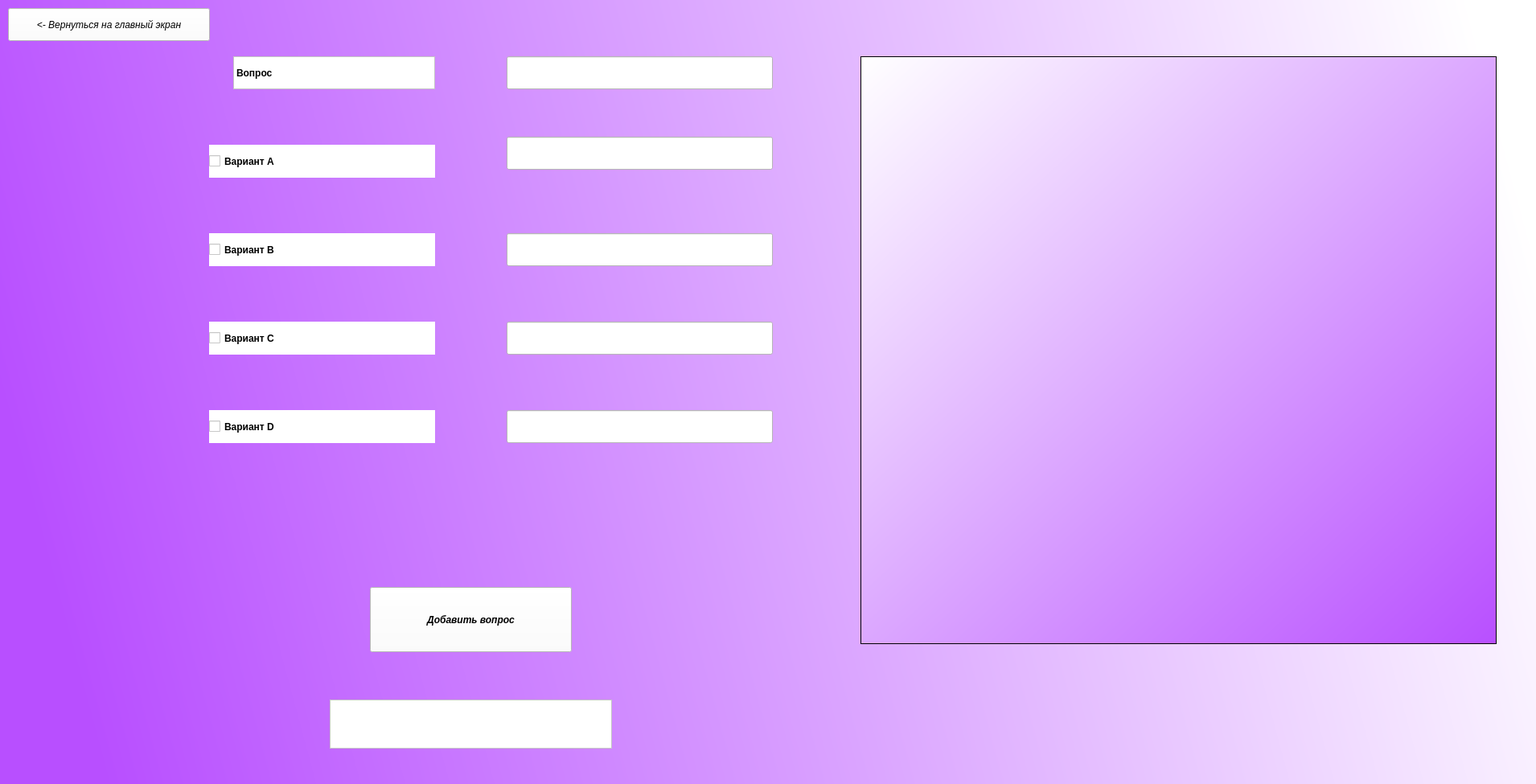
<?xml version="1.0" encoding="UTF-8"?>
<ui version="4.0">
 <class>Form</class>
 <widget class="QWidget" name="Form">
  <property name="geometry">
   <rect>
    <x>0</x>
    <y>0</y>
    <width>1910</width>
    <height>975</height>
   </rect>
  </property>
  <property name="windowTitle">
   <string>Режим редактирования</string>
  </property>
  <property name="styleSheet">
   <string notr="true">background-color:qlineargradient(spread:pad, x1:1, y1:0.357955, x2:0, y2:0.494773, stop:0 rgba(255, 255, 255, 255), stop:1 rgba(184, 79, 255, 255))</string>
  </property>
  <widget class="QLineEdit" name="lineEdit">
   <property name="geometry">
    <rect>
     <x>630</x>
     <y>70</y>
     <width>331</width>
     <height>41</height>
    </rect>
   </property>
   <property name="styleSheet">
    <string notr="true">background-color:rgb(255, 255, 255)</string>
   </property>
  </widget>
  <widget class="QLabel" name="label">
   <property name="geometry">
    <rect>
     <x>290</x>
     <y>70</y>
     <width>251</width>
     <height>41</height>
    </rect>
   </property>
   <property name="font">
    <font>
     <weight>75</weight>
     <bold>true</bold>
    </font>
   </property>
   <property name="styleSheet">
    <string notr="true">background-color:rgb(255, 255, 255)</string>
   </property>
   <property name="frameShape">
    <enum>QFrame::StyledPanel</enum>
   </property>
   <property name="text">
    <string>Вопрос</string>
   </property>
  </widget>
  <widget class="QLabel" name="label_4">
   <property name="geometry">
    <rect>
     <x>290</x>
     <y>400</y>
     <width>251</width>
     <height>41</height>
    </rect>
   </property>
   <property name="font">
    <font>
     <weight>75</weight>
     <bold>true</bold>
    </font>
   </property>
   <property name="styleSheet">
    <string notr="true">background-color:rgb(255, 255, 255)</string>
   </property>
   <property name="frameShape">
    <enum>QFrame::StyledPanel</enum>
   </property>
   <property name="text">
    <string>Вариант С</string>
   </property>
  </widget>
  <widget class="QLineEdit" name="lineEdit_2">
   <property name="geometry">
    <rect>
     <x>630</x>
     <y>170</y>
     <width>331</width>
     <height>41</height>
    </rect>
   </property>
   <property name="styleSheet">
    <string notr="true">background-color:rgb(255, 255, 255)</string>
   </property>
  </widget>
  <widget class="QLineEdit" name="lineEdit_3">
   <property name="geometry">
    <rect>
     <x>630</x>
     <y>290</y>
     <width>331</width>
     <height>41</height>
    </rect>
   </property>
   <property name="styleSheet">
    <string notr="true">background-color:rgb(255, 255, 255)</string>
   </property>
  </widget>
  <widget class="QLineEdit" name="lineEdit_4">
   <property name="geometry">
    <rect>
     <x>630</x>
     <y>400</y>
     <width>331</width>
     <height>41</height>
    </rect>
   </property>
   <property name="styleSheet">
    <string notr="true">background-color:rgb(255, 255, 255)</string>
   </property>
  </widget>
  <widget class="QLineEdit" name="lineEdit_5">
   <property name="geometry">
    <rect>
     <x>630</x>
     <y>510</y>
     <width>331</width>
     <height>41</height>
    </rect>
   </property>
   <property name="styleSheet">
    <string notr="true">background-color:rgb(255, 255, 255)</string>
   </property>
  </widget>
  <widget class="QPushButton" name="pushButton">
   <property name="geometry">
    <rect>
     <x>460</x>
     <y>730</y>
     <width>251</width>
     <height>81</height>
    </rect>
   </property>
   <property name="font">
    <font>
     <weight>75</weight>
     <italic>true</italic>
     <bold>true</bold>
    </font>
   </property>
   <property name="cursor">
    <cursorShape>PointingHandCursor</cursorShape>
   </property>
   <property name="styleSheet">
    <string notr="true">background-color:rgb(255, 255, 255)</string>
   </property>
   <property name="text">
    <string>Добавить вопрос</string>
   </property>
  </widget>
  <widget class="QTableView" name="tableView">
   <property name="geometry">
    <rect>
     <x>1070</x>
     <y>70</y>
     <width>791</width>
     <height>731</height>
    </rect>
   </property>
   <property name="styleSheet">
    <string notr="true">background-color:qlineargradient(spread:pad, x1:0, y1:0, x2:1, y2:1, stop:0 rgba(255, 255, 255, 255), stop:1 rgba(184, 79, 255, 255))</string>
   </property>
  </widget>
  <widget class="QLabel" name="label_7">
   <property name="geometry">
    <rect>
     <x>410</x>
     <y>870</y>
     <width>351</width>
     <height>61</height>
    </rect>
   </property>
   <property name="font">
    <font>
     <weight>75</weight>
     <bold>true</bold>
    </font>
   </property>
   <property name="styleSheet">
    <string notr="true">background-color:rgb(255, 255, 255)</string>
   </property>
   <property name="frameShape">
    <enum>QFrame::StyledPanel</enum>
   </property>
   <property name="text">
    <string/>
   </property>
  </widget>
  <widget class="QPushButton" name="pushButton_2">
   <property name="geometry">
    <rect>
     <x>10</x>
     <y>10</y>
     <width>251</width>
     <height>41</height>
    </rect>
   </property>
   <property name="font">
    <font>
     <italic>true</italic>
    </font>
   </property>
   <property name="styleSheet">
    <string notr="true">background-color:rgb(255, 255, 255)</string>
   </property>
   <property name="text">
    <string>&lt;- Вернуться на главный экран</string>
   </property>
  </widget>
  <widget class="QCheckBox" name="checkBox">
   <property name="geometry">
    <rect>
     <x>260</x>
     <y>180</y>
     <width>281</width>
     <height>41</height>
    </rect>
   </property>
   <property name="font">
    <font>
     <weight>75</weight>
     <bold>true</bold>
    </font>
   </property>
   <property name="styleSheet">
    <string notr="true">background-color:rgb(255, 255, 255)</string>
   </property>
   <property name="text">
    <string>Вариант А</string>
   </property>
  </widget>
  <widget class="QCheckBox" name="checkBox_2">
   <property name="geometry">
    <rect>
     <x>260</x>
     <y>290</y>
     <width>281</width>
     <height>41</height>
    </rect>
   </property>
   <property name="font">
    <font>
     <weight>75</weight>
     <bold>true</bold>
    </font>
   </property>
   <property name="styleSheet">
    <string notr="true">background-color:rgb(255, 255, 255)</string>
   </property>
   <property name="text">
    <string>Вариант B</string>
   </property>
  </widget>
  <widget class="QCheckBox" name="checkBox_3">
   <property name="geometry">
    <rect>
     <x>260</x>
     <y>400</y>
     <width>281</width>
     <height>41</height>
    </rect>
   </property>
   <property name="font">
    <font>
     <weight>75</weight>
     <bold>true</bold>
    </font>
   </property>
   <property name="styleSheet">
    <string notr="true">background-color:rgb(255, 255, 255)</string>
   </property>
   <property name="text">
    <string>Вариант C</string>
   </property>
  </widget>
  <widget class="QCheckBox" name="checkBox_4">
   <property name="geometry">
    <rect>
     <x>260</x>
     <y>510</y>
     <width>281</width>
     <height>41</height>
    </rect>
   </property>
   <property name="font">
    <font>
     <weight>75</weight>
     <bold>true</bold>
    </font>
   </property>
   <property name="styleSheet">
    <string notr="true">background-color:rgb(255, 255, 255)</string>
   </property>
   <property name="text">
    <string>Вариант D</string>
   </property>
  </widget>
 </widget>
 <resources/>
 <connections/>
</ui>
